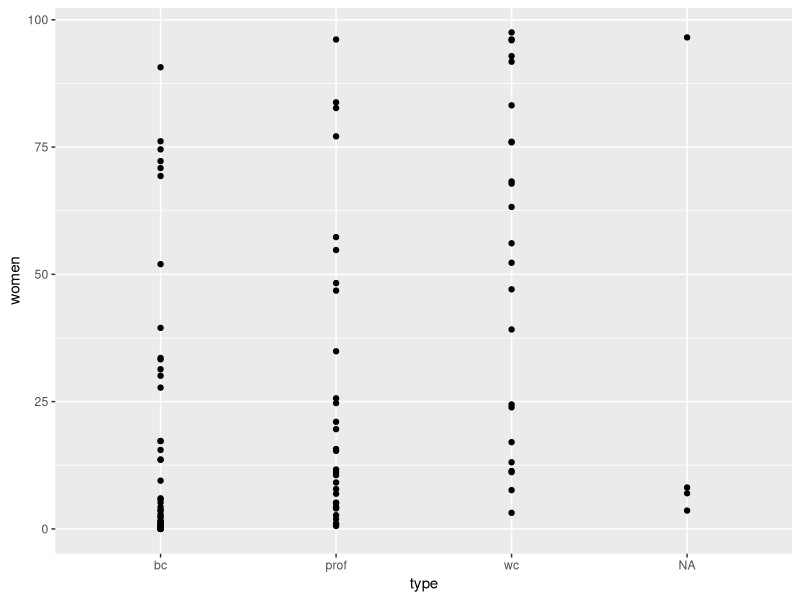
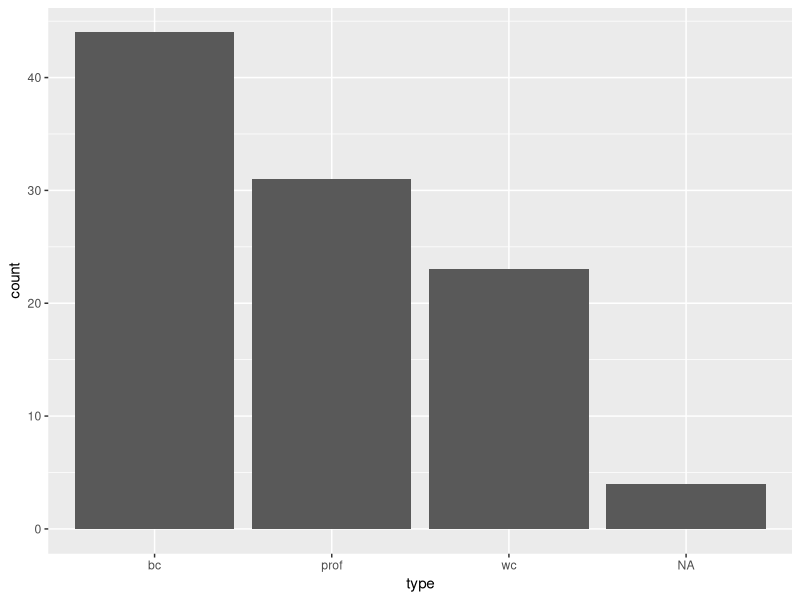
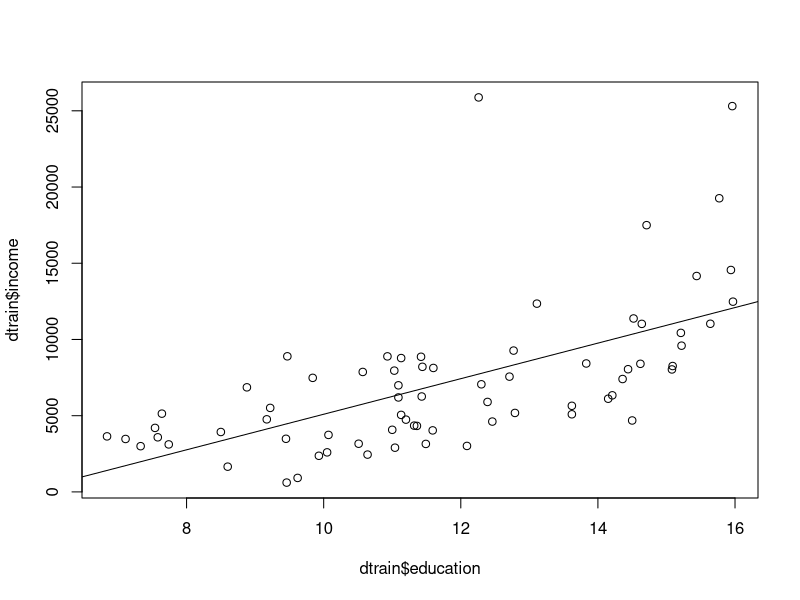
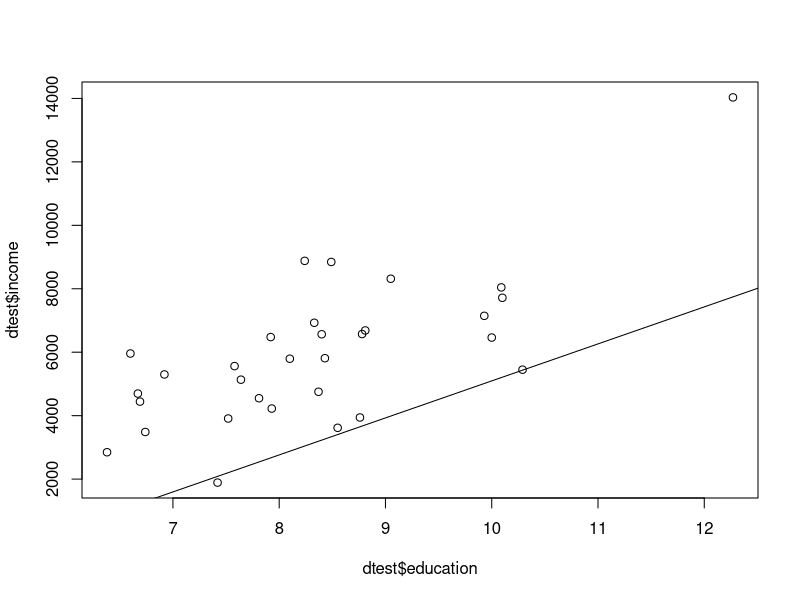

These charts were generated, in order, by the following R code:
library(car)
mydat<-Prestige

dim(mydat)

str(mydat)

summary(mydat)

head(mydat,5)##top 5 values



library(ggplot2)

result<-ggplot(data = mydat, mapping = aes(x = income, y = education)) +
  geom_point()
##Average years of education is proportional to the income 

ggplot(data = mydat, mapping = aes(x = type, y = women)) +
  geom_point()


##ggplot(data = mydat, mapping = aes(x = education, y = women)) +
  ##geom_rug(sides = "tr") 

##Type of job - Blue collar workers are higher compared to white collared workers.

ggplot(mydat) + 
  geom_bar(aes(type))






##Model building

##Linear model


##using rmse function
rmse_fun = function() { return(c(mean( (dtrain$pred - dtrain$income)^2,na.rm = TRUE) ^0.5,          
                                 mean( (dtest$pred - dtest$income)^2 ,na.rm = TRUE) ^0.5))
}
mydat$rowno <- 1:nrow(mydat)
dtrain<-subset(mydat,rowno <= nrow(mydat)*0.7)
dtest<-subset(mydat,rowno > nrow(mydat)*0.7)
model_lm <- lm(income ~ education, data=dtrain)
summary(model_lm)
dtrain$pred <- predict(model_lm, newdata = dtrain)
dtest$pred <- predict(model_lm, newdata = dtest)
rmse_fun()

cor(mydat$income,mydat$education) ##0.5 shows a moderate positive relationship
cor(dtest$income,dtest$education)##test data
cor(dtrain$income,dtrain$education)##train data

##visualising the train and test model fit lines
plot(dtrain$income ~ dtrain$education,data = dtrain)+
  abline(model_lm)

plot(dtest$income ~ dtest$education,data = dtest)+
  abline(model_lm)





